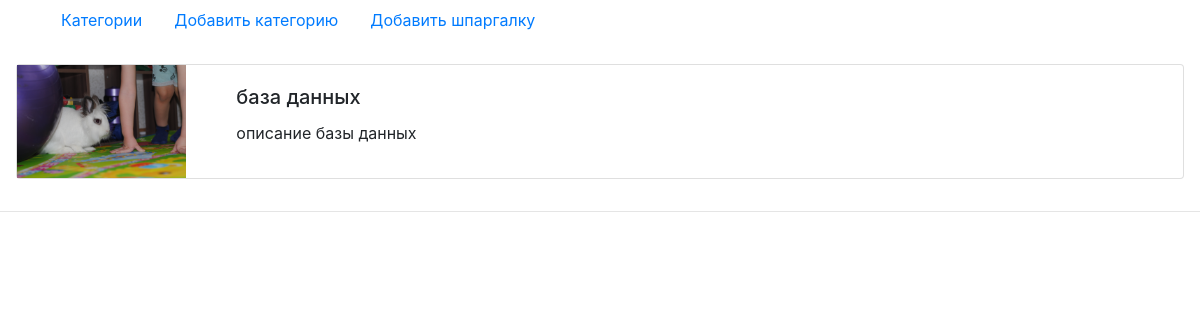
Page /2/ on the committed database.
### category/models.py (models this page shows, shortened)
class Category(models.Model):
    name = models.CharField(max_length=200, unique=True, blank=False, null=False, verbose_name='название')
    description = models.CharField(max_length=2000, verbose_name='описание', **NULLABLE)
    preview = models.ImageField(upload_to='category/', verbose_name='превью', **NULLABLE)
    class Meta:
        verbose_name = 'категория'
        verbose_name_plural = 'категории'
        ordering = ('name',)

### category/views.py (the view)
# urls.py: path("<int:pk>/", views.CategoryDetailView.as_view(), name='detail'),
class CategoryDetailView(DetailView):
    model = Category

### category/templates/category/category_detail.html
{% include 'category/base.html' %}
{% block content %}
    <div class="row mt-4 ml-3 mr-3">
        <div class="card mb-3">
            <div class="row g-0">
                <div class="col-md-2">
                    <img src="/media/{{ object.preview }}" class="img-fluid rounded-start" alt="логотип">
                </div>
                <div class="col-md-10">
                    <div class="card-body">
                        <h5 class="card-title">{{ object.name }}</h5>
                        <p class="card-text">{{ object.description }}</p>
                    </div>
                </div>
            </div>
        </div>
    </div>
<hr>
{% endblock %}

### rows in the picture
Category: preview (picture), name "база данных", description "описание базы данных"
